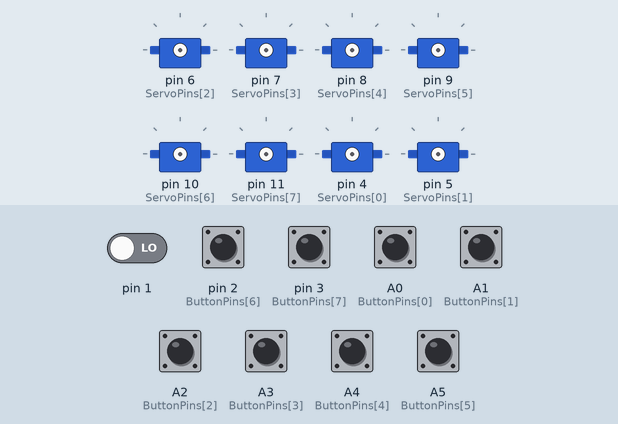
Bench run of a sketch on a simulated Arduino Nano, built with avr-gcc and run on an emulated ATmega328P. Parts: 8 × servo. The test bench sets the inputs (shaded band); at power-on: A0 (ButtonPins[0]), A1 (ButtonPins[1]), A2 (ButtonPins[2]), A3 (ButtonPins[3]), A4 (ButtonPins[4]), A5 (ButtonPins[5]), pin 1, pin 2 (ButtonPins[6]), pin 3 (ButtonPins[7]) LOW.

Above: at 1.2 s.
1.3 s: pin 1 driven HIGH
3.1 s: pin 1 driven LOW
At 4.79 s:
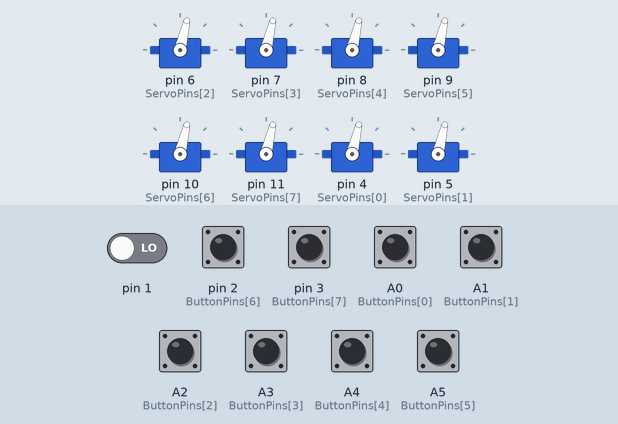
At 7.3 s:
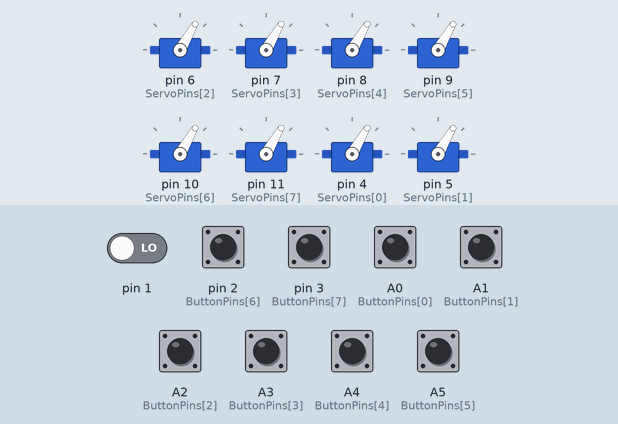
Timing chart, 0 to 8.8 s (numbered marks = the images above; inputs shaded):
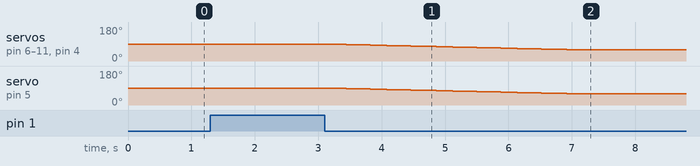

The sketch:

switchTrack.ino
```cpp
// (licence header left out)
#include <VarSpeedServo.h>


// the total number of servos
const int NumberServos = 8;

// arrays holding all indexable constants & variables
VarSpeedServo myservos[NumberServos];
bool switchState[NumberServos];
unsigned long detachMillis[NumberServos];

//Constants

//Servo nr                   0   1   2   3   4   5   6   7
const byte ButtonPins[] =   {A0, A1, A2, A3, A4, A5, 2,  3 };
const byte ServoPins[] =    {4,  5,  6,  7,  8,  9,  10, 11};
const byte RangeLow[] =     {60, 60, 60, 60, 60, 60, 60, 60};
const byte RangeHigh[] =    {95, 95, 95, 95, 95, 95, 95, 95};
const byte TravelSpeed[] =  {5,  5,  5,  5,  5,  5,  5,  5 };

//detach after 10 seconds
const unsigned int DetachTime = 10000;

int wdmrc;

void setup()
{
  for (byte wdmrc = 0; wdmrc < NumberServos; wdmrc++)
  {
    pinMode(ServoPins[wdmrc], OUTPUT);
    pinMode(ButtonPins[wdmrc], INPUT);
    digitalWrite(ButtonPins[wdmrc], LOW);
  switchState[wdmrc] = digitalRead(ButtonPins[wdmrc]);
  }
}

void loop() // runs forever to detect control buttons and change switches accordingly
{
  for(wdmrc = 0; wdmrc < NumberServos; wdmrc++){
    //check for change
    if(digitalRead(ButtonPins[wdmrc] != switchState[wdmrc])){
      switchState[wdmrc] != switchState[wdmrc];

      detachMillis[wdmrc] = millis();

      myservos[wdmrc].attach(ServoPins[wdmrc]); // attaches the servos on output pins to their servo objects


      if(switchState[wdmrc]){
         myservos[wdmrc].slowmove(RangeHigh[wdmrc],TravelSpeed[wdmrc]); // tell servo to go to position in
      }
      else{
        myservos[wdmrc].slowmove(RangeLow[wdmrc],TravelSpeed[wdmrc]); // tell servo to go to position in
      }
    }
    //is it time to detach?
    else if(myservos[wdmrc].attached() && millis() - detachMillis[wdmrc] > DetachTime){
      myservos[wdmrc].detach();
    }
    }
}
```

Measured:
- after the input at 3.1 s, servo on pin 6 (ServoPins[2]), servo on pin 7 (ServoPins[3]), servo on pin 8 (ServoPins[4]), servo on pin 9 (ServoPins[5]), servo on pin 10 (ServoPins[6]), servo on pin 11 (ServoPins[7]), servo on pin 4 (ServoPins[0]), servo on pin 5 (ServoPins[1]): moves from 90° to 60° over 3.7 s, starting after 0.08 s
